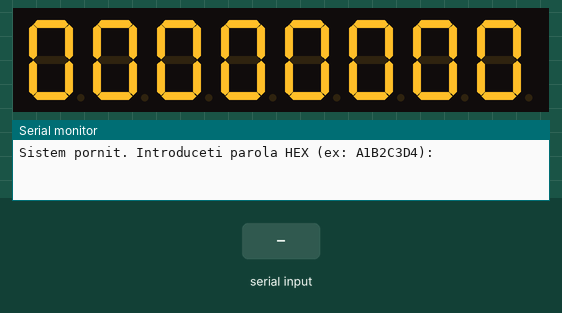
A sketch run on a simulated ESP32. Shown: 8-digit seven-segment display, the last lines printed to the serial monitor. Wiring (from diagram.json): 8-digit 7-segment display, segments lit when HIGH: segments GPIO 32, GPIO 33, GPIO 25, GPIO 26, GPIO 27, GPIO 14, GPIO 12, GPIO 23; digit selects GPIO 13, GPIO 15, GPIO 2, GPIO 4, GPIO 5, GPIO 18, GPIO 19, GPIO 21. Inputs (shaded band) come from the test bench. The segment pins are drawn as the display they are named for.

Above: at 1.2 s.
1.3 s: "90,45\n" received over Serial
At 1.54 s:
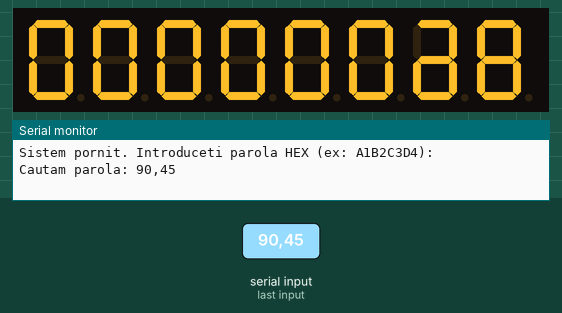
3.1 s: "200\n" received over Serial
At 3.17 s:
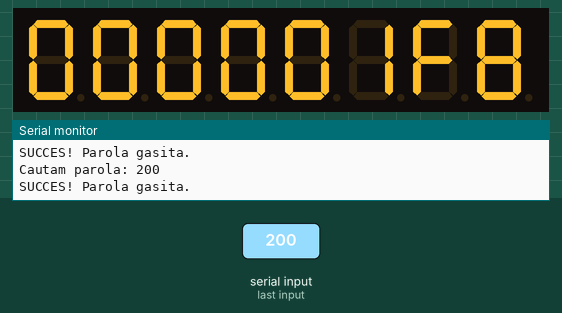
Timing chart, 0 to 6.1 s (numbered marks = the images above; inputs shaded):
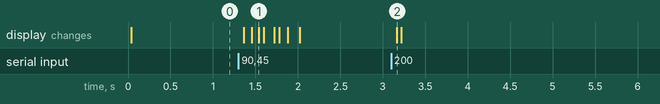

The sketch:

sketch.ino
```cpp
const int segmentPins[] = {32, 33, 25, 26, 27, 14, 12, 23};
const int digitPins[]   = {13, 15, 2, 4, 5, 18, 19, 21};

const byte hexMap[16] = {
  0b00111111, 0b00000110, 0b01011011, 0b01001111, // 0, 1, 2, 3
  0b01100110, 0b01101101, 0b01111101, 0b00000111, // 4, 5, 6, 7
  0b01111111, 0b01101111, 0b01110111, 0b01111100, // 8, 9, A, B
  0b00111001, 0b01011110, 0b01111001, 0b01110001  // C, D, E, F
};

unsigned long targetValue = 0;
unsigned long currentValue = 0;
bool isRunning = false;

void setup() {
  Serial.begin(115200);
  for (int i = 0; i < 8; i++) {
    pinMode(segmentPins[i], OUTPUT);
    pinMode(digitPins[i], OUTPUT);
    digitalWrite(digitPins[i], HIGH);
  }
  Serial.println("Sistem pornit. Introduceti parola HEX (ex: A1B2C3D4):");
}

void loop() {

  if (Serial.available()) {
    String input = Serial.readStringUntil('\n');
    input.trim();
    if (input.length() > 0) {
      targetValue = strtoul(input.c_str(), NULL, 16); // Convertim textul HEX in numar
      currentValue = 0;
      isRunning = true;    // Pornim simularea
      Serial.print("Cautam parola: "); Serial.println(input);
    }
  }


  if (isRunning) {
    if (currentValue < targetValue) {
      if (targetValue - currentValue > 500) currentValue += 500;
      else currentValue++;
    } else {
      currentValue = targetValue; // Am gasit-o!
      isRunning = false;
      Serial.println("SUCCES! Parola gasita.");
    }
  }

  refreshDisplay(currentValue);
}

void refreshDisplay(unsigned long val) {
  char textHex[9];
  sprintf(textHex, "%08X", val); // Transforma numarul in "0000ABCD"

  for (int i = 0; i < 8; i++) {
    char caracter = textHex[i];
    int index;

    // Transformam litera inapoi in cifra (0-15)
    if (caracter >= '0' && caracter <= '9') index = caracter - '0';
    else index = caracter - 'A' + 10;

    // Multiplexare
    opresteTotiDigitii();
    scrieSegmente(index);
    digitalWrite(digitPins[i], LOW);
    delayMicroseconds(500);
  }
}

void scrieSegmente(int n) {
  for (int s = 0; s < 7; s++) {
    digitalWrite(segmentPins[s], bitRead(hexMap[n], s));
  }
}

void opresteTotiDigitii() {
  for (int d = 0; d < 8; d++) digitalWrite(digitPins[d], HIGH);
}
```

Measured:
- after the input at 1.3 s, the display: first changes after 0.06 s (image 1 shows a later state)
- after the input at 3.1 s, the display: changes after 0.06 s (image 2)
